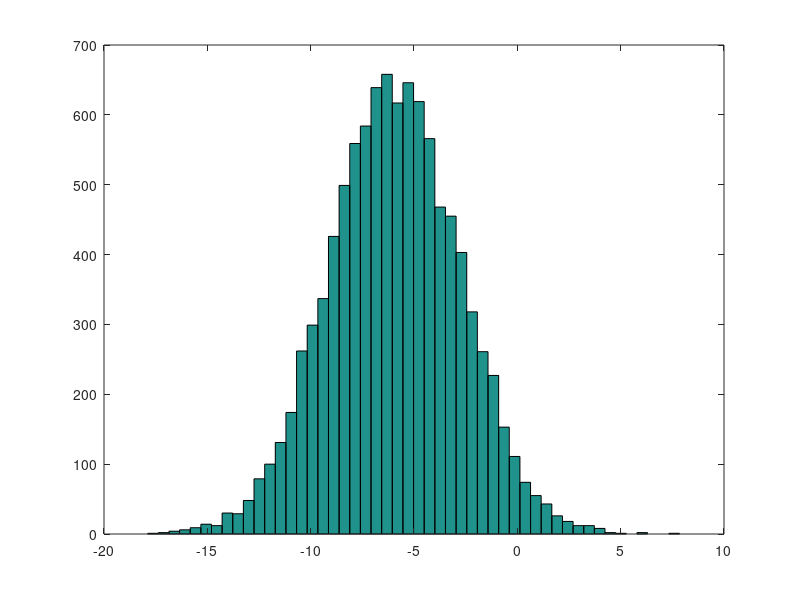

The MATLAB script that drew this image:
# Fly me to the moon...

5 + 6
3 - 2
5 * 8
1/2
2^6
1==2
1~=2
1&&0
1||0
xor(1,0)
a = 3
b = 'hi'
c = (3 >= 1)
a = pi;
disp (a)
disp(sprintf('2 decimals: %0.2f', a))
disp(sprintf('6 decimals: %0.6f', a))

format long
a

format short
a

A = [1 2; 3 4; 5 6]

A = [1 2;
3 4;
5 6]

v = [1 2 3]
w = [1; 2; 3]

z = 1:0.1:2

a = ones(2,3)
b = 2*ones(2,3)
c = [2 2 2; 2 2 2]

w = ones(1,3)
w = zeros(1,3)
w = rand(3,3)
w = randn(1,3)
w = -6 + sqrt(10)*(randn(1,10000));

hist(w)
hist(w,50)

I = eye(4)

size(sz = size(A))

size(A,1)
size(A,2)
